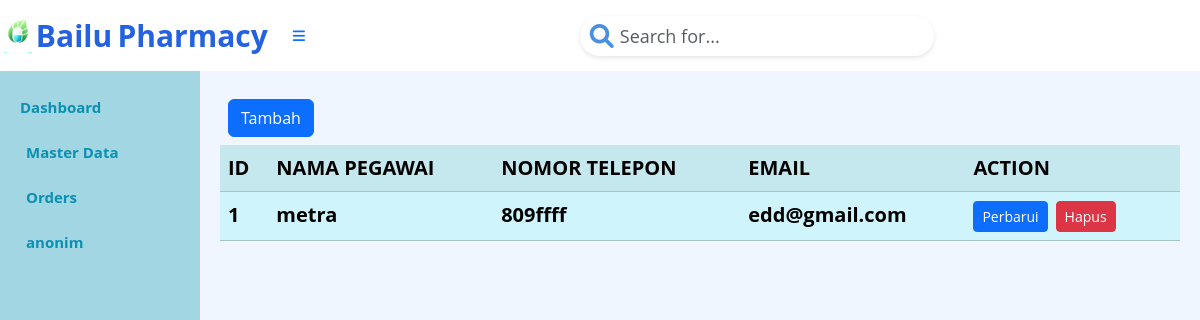
The page /index.php?page=pegawai (signed in) on the database its author committed.
### tables this page shows
CREATE TABLE `tb_pegawai` (
  `Id_pegawai` int(3) NOT NULL AUTO_INCREMENT,
  `Nama_pegawai` varchar(15) NOT NULL,
  `No_tlp` varchar(15) NOT NULL,
  `email` varchar(15) NOT NULL,
  `Nip` varchar(10) NOT NULL,
  `passwd` varchar(10) NOT NULL,
  PRIMARY KEY (`Id_pegawai`)
);

### pegawai.php (the view, shortened to what this page needs)
<div class="d-grid gap-2 p-2 d-md-flex justify-content-md">
    <a class="btn btn-primary me-md-2" href="index.php?page=pegawai.form&action=add" role="button">Tambah</a>
</div>
<?php
$mysqli = new mysqli("localhost", "root", "", "apotek");
$result = $mysqli->query("SELECT * from tb_pegawai");
?>
<table class="table table-info table-striped">
    <tr>
        <th>ID</th>
        <th>NAMA PEGAWAI </th>
        <th>NOMOR TELEPON</th>
        <th>EMAIL</th>
        <th>ACTION</th>
    </tr>
    <?php
    foreach ($result as $row) {
        echo "<tr>";
        echo "<td>";
        echo $row['Id_pegawai'];
        echo "</td>";
        echo "<td>";
        echo $row['Nama_pegawai'];
        echo "</td>";
        echo "<td>";
        echo $row['No_tlp'];
        echo "</td>";
        echo "<td>";
        echo $row['email'];
        echo "</td>";
        echo "<td>";
        echo "<a class='btn btn-primary me-md-2 btn-sm' href='index.php?page=pegawai.form&Id_pegawai=" . $row['Id_pegawai'] . "&action=edit'>Perbarui</a>";
        echo "<form action='pegawai.action.php' method='POST' style ='display:inline;'>";
        echo "<button type='submit' class='btn btn-danger me-md-2 btn-sm' onclick='return confirm(\"Ingin menghapus data ini?\");'>Hapus</button>";
        echo "</form>";
        echo "</td>";
        echo "</tr>";
    }
    ?>
</table>

### index.php (style rules this page uses)
body { background-color: #EFF6FF; font-family: 'Open Sans', sans-serif; font-weight: bold; font-size: 20px; color: #0B90B1; }

### rows shown on the page
tb_pegawai: Id_pegawai "1", Nama_pegawai "metra", No_tlp "809ffff", email "edd@gmail.com"

### other values the page prints
$_SESSION['username'] "anonim"
